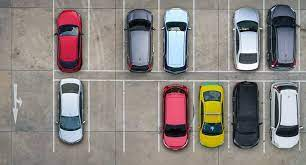
#> input picture parkir.jpeg, 306 x 165 px
$ jupyter execute 'DETEKSI GARIS DAN TEPI.ipynb'
#> lines starting #> are read from the running program, lines starting #| are printed output that depends on the picture
# NAufal Adli |202131006

[cell 1]
import cv2
import numpy as np
import matplotlib.pyplot as plt

[cell 2]
img = cv2.imread('parkir.jpeg')
#> img is the input picture: shape (165, 306, 3); mean B, G, R 129.4, 132.8, 139.5

[cell 3]
cv2.imshow('gambar asli parir',img)
cv2.waitKey(0)
cv2.destroyAllWindows()

# menampilkan tepi gambar

[cell 4]
gray = cv2.cvtColor(img, cv2.COLOR_BGR2GRAY)
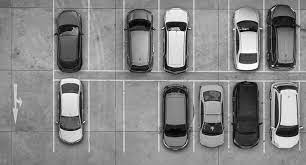
#> gray: shape (165, 306); min 0, max 255, mean 134.4
edge = cv2.Canny (img, 100, 150)
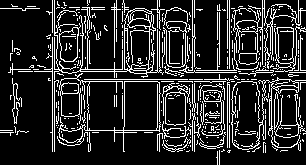
#> edge: shape (165, 306); 16.9% white in thin lines or dots

[cell 5]
cv2.imshow('gambar asli parir',edge)
cv2.waitKey(0)
cv2.destroyAllWindows()

[cell 6]
fig, axs = plt.subplots(1,2, figsize =(10,10))
ax = axs.ravel()

ax[0].imshow(gray, cmap='gray')
ax[0].set_title('gambargrayscale')

ax[1].imshow(edge, cmap='gray')
ax[1].set_title('setelah edgeS')
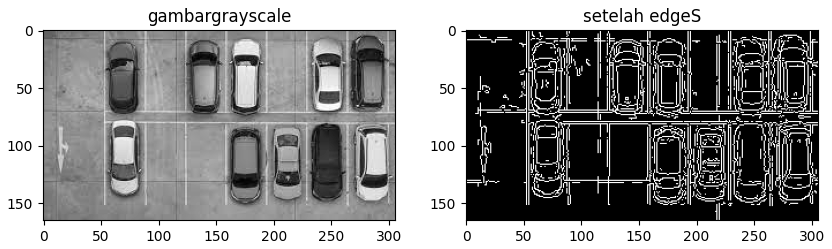
#> figure drawn by matplotlib, 2 panels

# menampilkan garis pada gambar

[cell 7]
lines = cv2.HoughLinesP(edge, 1, np.pi/180, 30, maxLineGap=250)
#> lines = 86 rows, first 6: [192, 150, 192, 0], [12, 79, 290, 79], [52, 151, 52, 0], [10, 68, 294, 72], [12, 81, 294, 81], [229, 152, 229, 0]

img_line = img.copy()

[cell 8]
for line in lines:
    x1,y1,x2,y2, = line[0]
    cv2.line(img_line, (x1,y1), (x2,y2), (0,0,255),1)
#> this loop made 86 passes
#> (x1, y1, x2, y2) on passes 1 to 12: (192, 150, 192, 0), (12, 79, 290, 79), (52, 151, 52, 0), (10, 68, 294, 72), (12, 81, 294, 81), (229, 152, 229, 0), (300, 150, 300, 8), (227, 151, 227, 0), (54, 151, 54, 0), (0, 130, 304, 130), (10, 69, 292, 74), (219, 164, 219, 4)
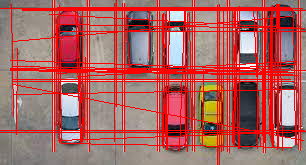
#> img_line: shape (165, 306, 3); mean B, G, R 97.2, 100.1, 171.2

[cell 9]
cv2.imshow('gambar asli parir',img_line)
cv2.waitKey(0)
cv2.destroyAllWindows()

[cell 10]
gray1 = cv2.cvtColor(img_line, cv2.COLOR_BGR2RGB)

fig, axs = plt.subplots(1,2, figsize =(10,10))
ax = axs.ravel()

ax[0].imshow(gray, cmap='gray')
ax[0].set_title('gambargrayscale')

ax[1].imshow(gray1, cmap='gray')
ax[1].set_title('garis parkiran')
